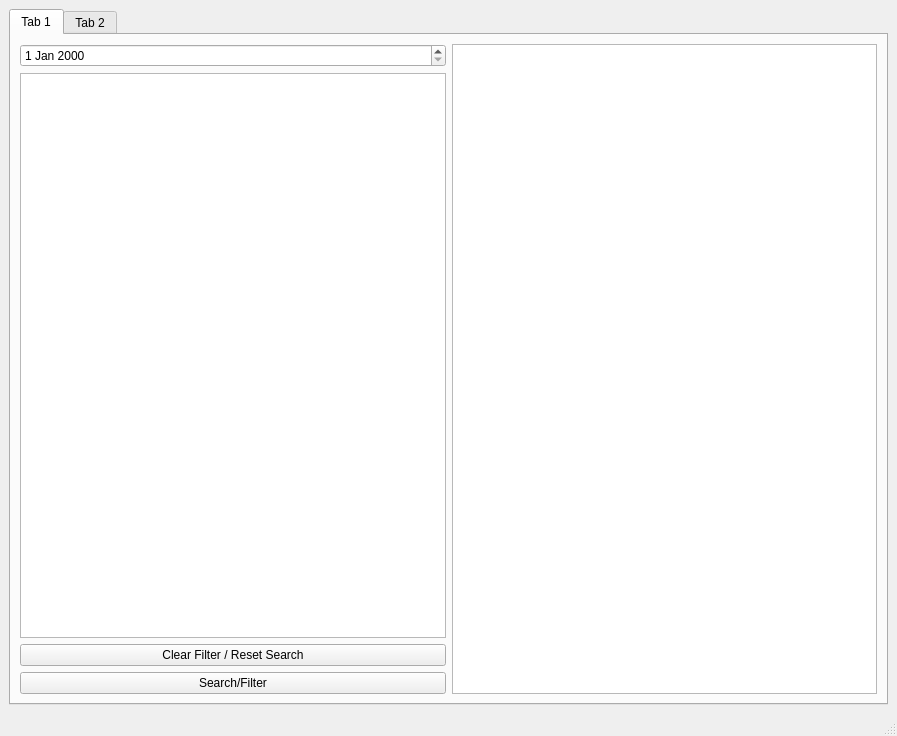
<?xml version="1.0" encoding="UTF-8"?>
<ui version="4.0">
 <class>Home</class>
 <widget class="QMainWindow" name="Home">
  <property name="geometry">
   <rect>
    <x>0</x>
    <y>0</y>
    <width>897</width>
    <height>736</height>
   </rect>
  </property>
  <property name="windowTitle">
   <string>Home</string>
  </property>
  <widget class="QWidget" name="centralwidget">
   <layout class="QGridLayout" name="gridLayout">
    <item row="0" column="0">
     <widget class="QTabWidget" name="tabWidget">
      <widget class="QWidget" name="tab">
       <attribute name="title">
        <string>Tab 1</string>
       </attribute>
       <layout class="QGridLayout" name="gridLayout_2">
        <item row="0" column="1" rowspan="4">
         <widget class="QTableView" name="tableView"/>
        </item>
        <item row="0" column="0">
         <widget class="QDateEdit" name="dateEdit"/>
        </item>
        <item row="1" column="0">
         <widget class="QListView" name="listView"/>
        </item>
        <item row="3" column="0">
         <widget class="QPushButton" name="pushButton">
          <property name="text">
           <string>Search/Filter</string>
          </property>
         </widget>
        </item>
        <item row="2" column="0">
         <widget class="QPushButton" name="pushButton_2">
          <property name="text">
           <string>Clear Filter / Reset Search</string>
          </property>
         </widget>
        </item>
       </layout>
      </widget>
      <widget class="QWidget" name="tab_2">
       <attribute name="title">
        <string>Tab 2</string>
       </attribute>
      </widget>
     </widget>
    </item>
   </layout>
  </widget>
  <widget class="QStatusBar" name="statusbar"/>
 </widget>
 <layoutdefault spacing="6" margin="9"/>
 <resources/>
 <connections/>
 <designerdata>
  <property name="gridDeltaX">
   <number>10</number>
  </property>
  <property name="gridDeltaY">
   <number>10</number>
  </property>
  <property name="gridSnapX">
   <bool>true</bool>
  </property>
  <property name="gridSnapY">
   <bool>true</bool>
  </property>
  <property name="gridVisible">
   <bool>true</bool>
  </property>
 </designerdata>
</ui>
